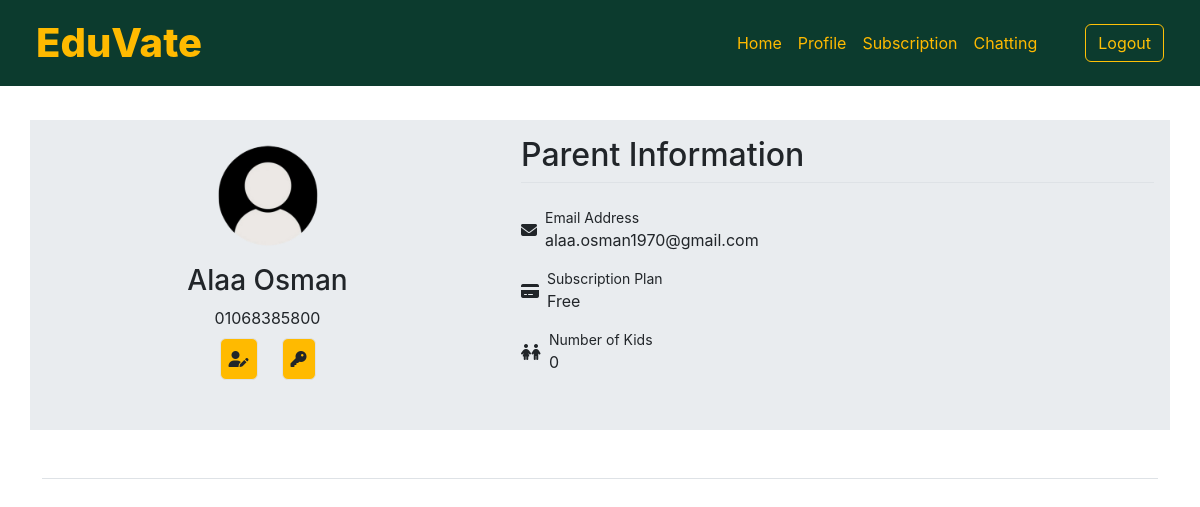
Page /Parent/ParentProfile.php (signed in) on the committed database.
### tables this page shows
CREATE TABLE `parents` (
  `ParentID` int(11) NOT NULL,
  `ParentName` varchar(255) NOT NULL,
  `ParentEmail` varchar(255) NOT NULL,
  `ParentPass` varchar(255) NOT NULL,
  `ParentNumber` varchar(255) NOT NULL,
  `Is_subscribed` int(11) NOT NULL DEFAULT 0
);

### Parent/ParentProfile.php (the view, shortened to what this page needs)
<?php
include "../connection.php";
$ParentID = $_SESSION['ParentID'];
$select = "SELECT * FROM `parents` WHERE `ParentID` = '$ParentID'";
$runSelect = mysqli_query($connect, $select);
$parent = mysqli_fetch_assoc($runSelect);
$children = [];
$numChildren = count($children);
?>
<!DOCTYPE html>
<html lang="en">
<head>
    <link rel="stylesheet" href="./css/bootstrap.min.css">
    <link rel="stylesheet" href="./cssf/all.min.css">
    <link rel="stylesheet" href="./css/profileparent.css">
</head>
<body>
    <nav class="navbar navbar-expand-lg">
        <div class="container-fluid ms-4">
            <a class="navbar-brand logo" href="#home">EduVate</a>
            <div class="collapse navbar-collapse" id="navbarSupportedContent">
                <ul class="navbar-nav ms-auto mb-2 mb-lg-0 me-4">
                    <li class="nav-item">
                        <a class="nav-link" aria-current="page" href="home.php">Home</a>
                    </li>
                    <li class="nav-item">
                        <a class="nav-link" aria-current="page" href="ParentProfile.php">Profile</a>
                    </li>
                    <li class="nav-item">
                        <a class="nav-link" aria-current="page" href="Subscription.php">Subscription</a>
                    </li>
                    <li class="nav-item">
                        <a class="nav-link" aria-current="page" href="ParentChats.php">Chatting</a>
                    </li>
                </ul>
                <form method="post">
                <button type="submit" name="logout" class="btn btn-outline-warning ms-3 me-4 ">Logout</button>
                </form>
            </div>
        </div>
    </nav> <br><br> <br> <br> <br>
    <header>
        <div class="container">
            <div class="above row bg-body-secondary">
                <div class="lift col-5 p-3">
                    <div class="d-flex justify-content-evenly row">
                        <div class="d-flex justify-content-center">
                            <img src="./imgs/parent.png" alt="profile page" class="rounded-circle d-flex h-auto" height="100" width="100">
                        </div>
                        <div class="text-center">
                            <h3 class="mt-2"><?php echo $parent['ParentName']; ?></h3>
                            <p class="mb-2"><?php echo $parent['ParentNumber']; ?></p>
                        </div>
                        <div class="d-flex justify-content-center">
                            <a href="EditProfileParent.php" class="btn bg-purple-200 p-2 rounded-full border me-4">
                                <i class="fa-solid fa-user-pen"></i>
                            </a>
                            <a href="ResetPassParent.php" class="btn bg-purple p-2 rounded-full border">
                                <i class="fa-solid fa-key"></i>
                            </a>
                        </div>
                    </div>
                </div>
                <div class="right col-7 p-3">
                    <div class="row mb-4">
                        <div class="col-12">
                            <h2 class="text-lg font-semibold border-bottom pb-2 mb-4">Parent Information</h2>
                            <div class="info-grid">
                                <div class="info-item">
                                    <div class="d-flex align-items-center mb-3">
                                        <i class="fa-solid fa-envelope me-2 text-purple-600"></i>
                                        <div>
                                            <span class="text-gray-700 d-block small">Email Address</span>
                                            <p class="text-purple-600 mb-0"><?php echo $parent['ParentEmail']; ?></p>
                                        </div>
                                    </div>
                                </div>
                                <div class="info-item">
                                    <div class="d-flex align-items-center mb-3">
                                        <i class="fa-solid fa-credit-card me-2 text-purple-600"></i>
                                        <div>
                                            <span class="text-gray-700 d-block small">Subscription Plan</span>
                                            <p class="text-purple-600 mb-0"><?php if($parent['Is_subscribed'] == 1){echo "Premium";}else{echo "Free";} ?></p>
                                        </div>
                                    </div>
                                </div>
                                <div class="info-item">
                                    <div class="d-flex align-items-center mb-3">
                                        <i class="fa-solid fa-children me-2 text-purple-600"></i>
                                        <div>
                                            <span class="text-gray-700 d-block small">Number of Kids</span>
                                            <p class="text-purple-600 mb-0"><?php echo $numChildren; ?></p>
                                        </div>
                                    </div>
                                </div>
                            </div>
                        </div>
                    </div>
                </div>
            </div>
        </div>
    </header>
    <section class="container mt-5">
        <div class="max-w-4xl mx-auto bg-white">
            <nav class="d-flex border-bottom border-gray-300 text-sm sm:text-base">
            </nav>
        </div>
    </section>
</body>
</html>

### Parent/css/profileparent.css (style rules this page uses)
.nav-link { position: relative; color: #ffba00; }
.nav-link::after { content: ""; width: 0; height: 3px; background-color: #ffba00; position: absolute; left: 10px; bottom: 0; transition: 0.5s ; }
.navbar { background-color: #0c3b2e; position: fixed; width: 100%; z-index: 20; }
.logo { font-size: 40px; font-weight: 800; color: #ffba00; }
.nav-item a { color: #ffba00; }
body { font-family: 'Inter', sans-serif; }
nav a { cursor: pointer; }
.rounded-full { background-color:#FFBA00; }
.bg-purple { background-color:#FFBA00; }

### rows in the picture
parents: ParentName "Alaa Osman", ParentNumber "01068385800", ParentEmail "alaa.osman1970@gmail.com"

### other values in the picture
$numChildren "0"
